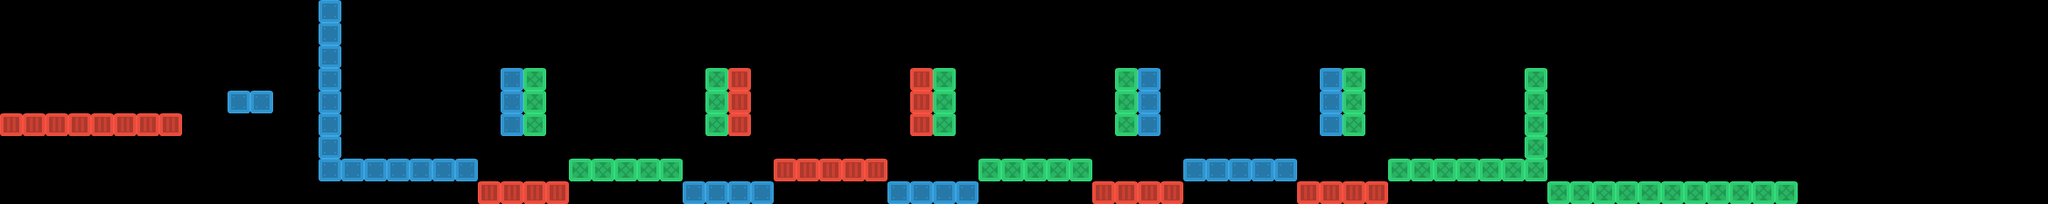

The image is a tile-based game level rendered from a .tmx file. Its description and source (layers, tilesets, objects; grid data summarised) follow:
An orthogonal 90x9 tile map with 32x32 px tiles, 3 tile layers (blue, green, red), 3 tilesets and 14 objects.

<map version="1.0" tiledversion="1.0.2" orientation="orthogonal" renderorder="left-up" width="90" height="9" tilewidth="32" tileheight="32" nextobjectid="32">
 <tileset firstgid="1" source="redBlock.tsx" />
 <tileset firstgid="2" source="blueBlock.tsx" />
 <tileset firstgid="3" source="greenBlock.tsx" />
 <layer name="blue" width="90" height="9">
  <data>[810 cells, 38 non-empty, 1 distinct tile ids]</data>
 </layer>
 <layer name="green" width="90" height="9">
  <data>[810 cells, 47 non-empty, 1 distinct tile ids]</data>
 </layer>
 <layer name="red" width="90" height="9">
  <data>[810 cells, 31 non-empty, 1 distinct tile ids]</data>
 </layer>
 <objectgroup name="spawnPoint" visible="0">
  <object id="17" x="64" y="96">
   <ellipse />
  </object>
 </objectgroup>
 <objectgroup name="end" visible="0">
  <object id="1" x="2432" y="224">
   <ellipse />
  </object>
 </objectgroup>
 <objectgroup name="coins">
  <object id="18" x="2368" y="224">
   <ellipse />
  </object>
  <object id="19" x="2336" y="224">
   <ellipse />
  </object>
  <object id="20" x="2400" y="224">
   <ellipse />
  </object>
  <object id="21" x="2304" y="224">
   <ellipse />
  </object>
  <object id="24" x="1152" y="192">
   <ellipse />
  </object>
  <object id="25" x="1184" y="192">
   <ellipse />
  </object>
  <object id="26" x="1440" y="192">
   <ellipse />
  </object>
  <object id="27" x="1472" y="192">
   <ellipse />
  </object>
  <object id="28" x="1728" y="192">
   <ellipse />
  </object>
  <object id="29" x="1760" y="192">
   <ellipse />
  </object>
  <object id="30" x="2048" y="192">
   <ellipse />
  </object>
  <object id="31" x="2080" y="192">
   <ellipse />
  </object>
 </objectgroup>
</map>
